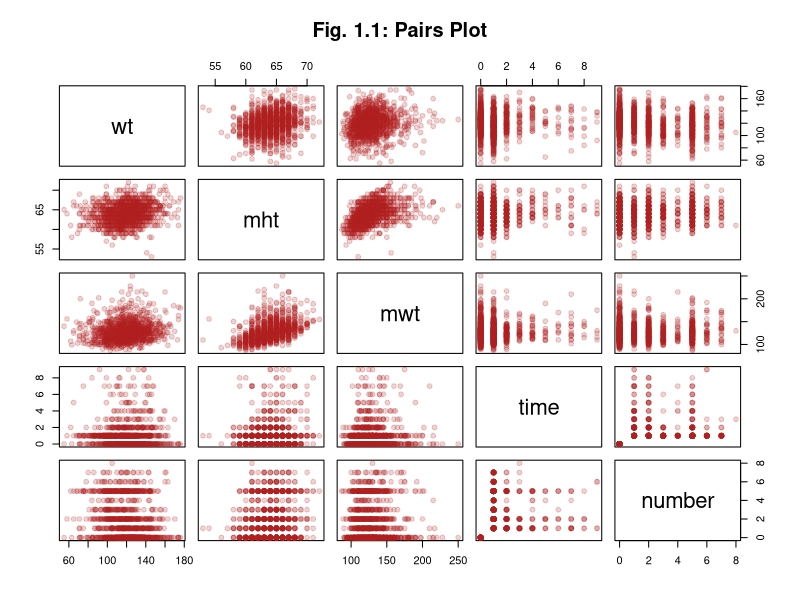
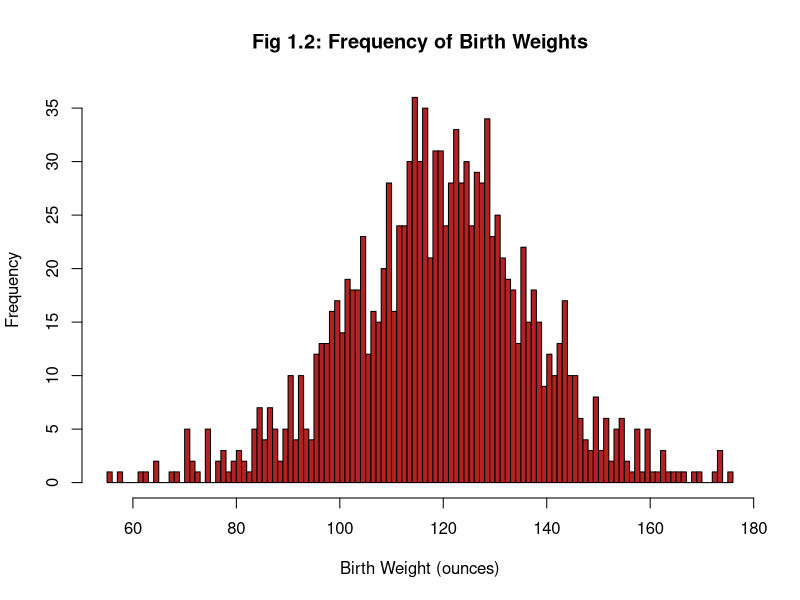
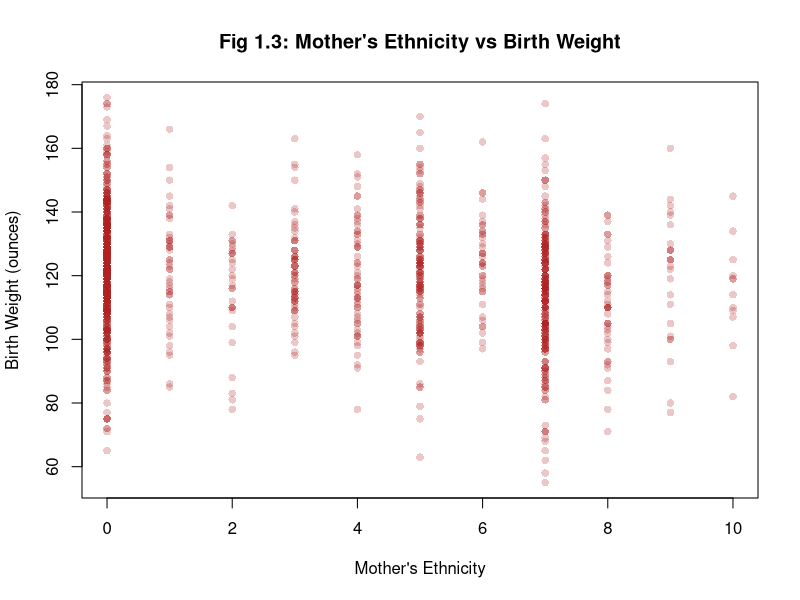
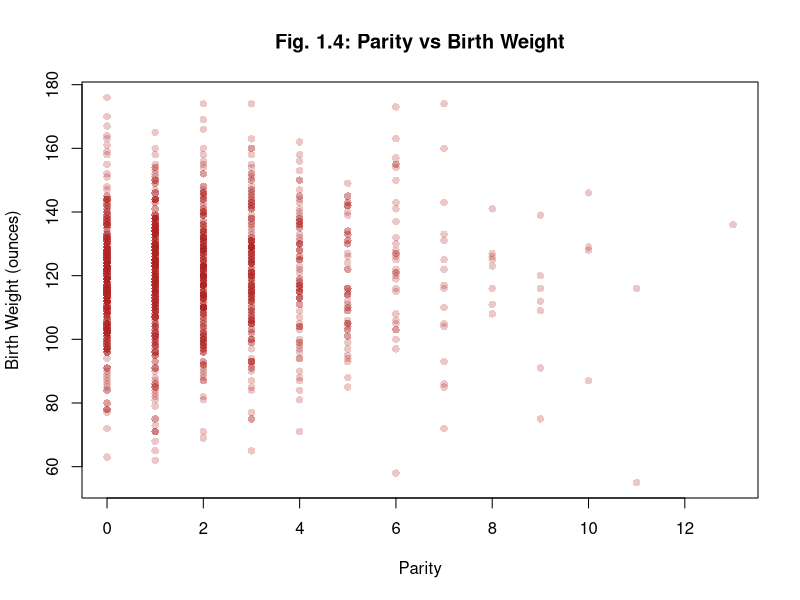
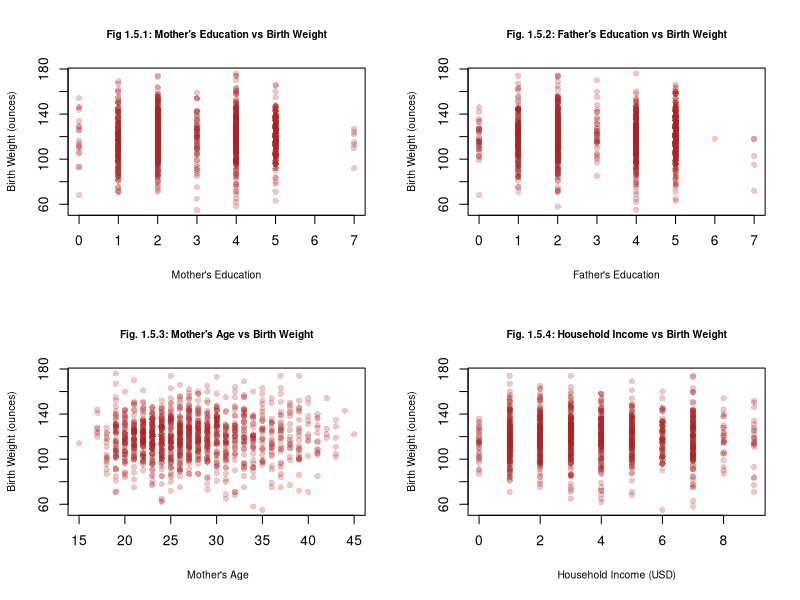
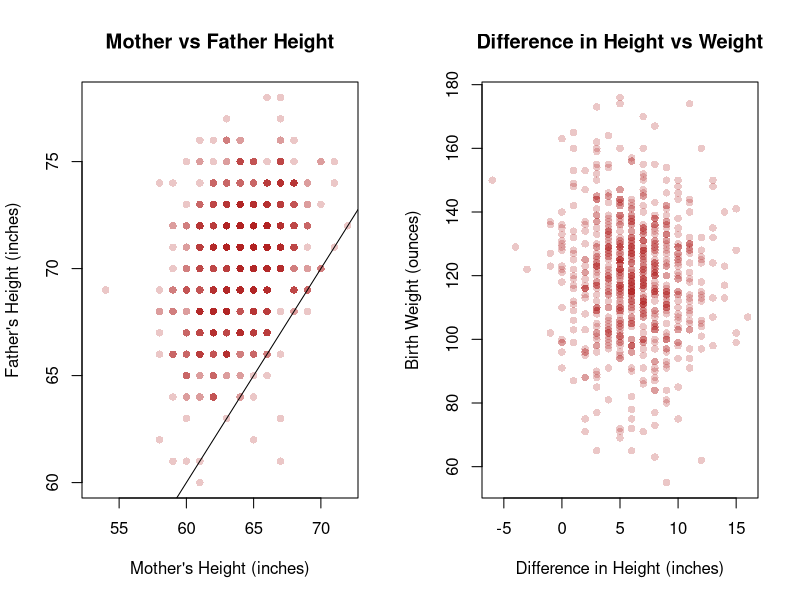
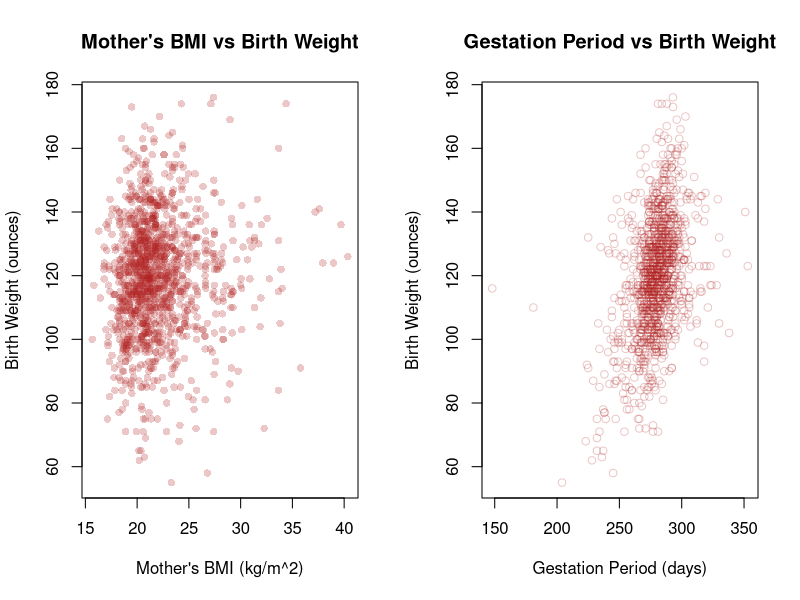
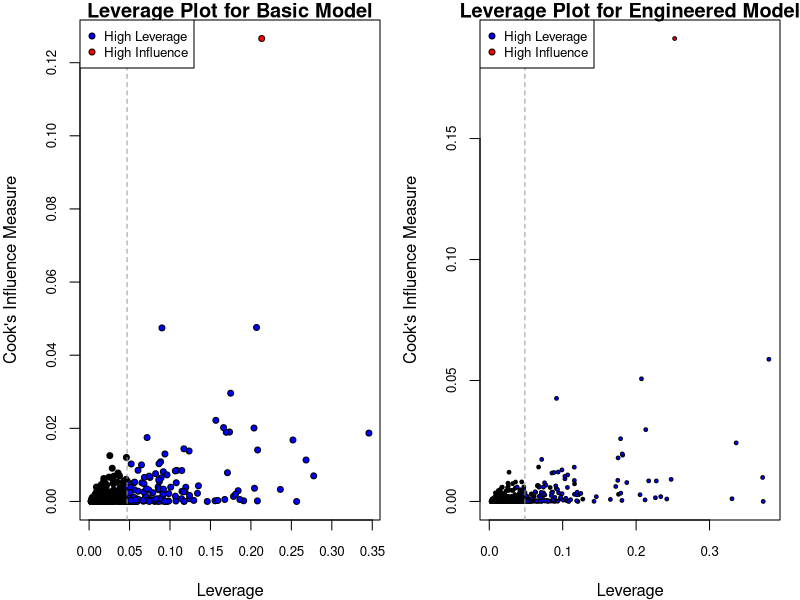

These charts were generated, in order, by the following R code:
## ---- chunk 1
# Knitr Configuration
knitr::opts_chunk$set(
  cache = TRUE,
  include = TRUE,
  echo = FALSE,
  results = "markup",
  fig.show = "asis",
  fig.height = 3.5,
  fig.align = "center"
)
## ---- chunk 2
# Define all the functions and constants used later

# Category names for Ethnicity variates
ethLabels <- c(
  "Caucasian",
  "Mexican",
  "African-American",
  "Asian",
  "Mixed",
  "Other"
)

# Category names for Education variates
edLabels <- c(
  "Elementary School",
  "Middle School",
  "High School",
  "High School + Trade School",
  "High School + Some College",
  "College Graduate",
  "Trade School",
  "High School Unclear"
)

# Number of imputed datasets
k <- 5

# Unit conversion factors
poundsToKg <- 0.453592
inchesToM <- 0.0254

# The boundaries for BMI categories
# See this page for the source:
# https://www.mayoclinic.org/healthy-lifestyle/pregnancy-week-by-week/in-depth/pregnancy-weight-gain/art-20044360?pg=1
underweightNormalBoundary <- 18.5
normalOverweightBoundary <- 25
overweightObeseBoundary <- 30

# Use test 10% for test set in cross validation
testSetRatio = 0.1
## ---- chunk 3
isUnderweight <- function (bmi) bmi < underweightNormalBoundary
isNormal <- function (bmi) bmi < normalOverweightBoundary &
                           bmi >= underweightNormalBoundary
isOverweight <- function (bmi) bmi < overweightObeseBoundary &
                               bmi >= normalOverweightBoundary
isObese <- function (bmi) bmi >= overweightObeseBoundary

bmi <- function (wtLbs, htIn) (wtLbs * poundsToKg) / (htIn * inchesToM)^2
## ---- chunk 4
# Roughly translate the "number" category to a floating point
# number of the actual number of cigarettes smoked
numCigs <- function (number) (number <= 4) * (5 * number - 2.5) +
                             (number > 4) * (10 * number - 25.5)
## ---- chunk 5
# Re-encoding and labelling variates as factors
decodeBirthVariates <- function (birthsDataset) {
  newDataset = data.frame(birthsDataset)

  newDataset$meth <- cut(
    birthsDataset$meth,
    breaks = c(0, 5:10), 
    labels = ethLabels,
    right = TRUE,
    include.lowest= TRUE
  )

  newDataset$med <- cut(
    birthsDataset$med,
    breaks = 0:8, 
    labels = edLabels,
    right = FALSE
  )

  newDataset$feth <- cut(
    birthsDataset$feth,
    breaks = c(0, 5:10),
    labels = ethLabels,
    right = TRUE,
    include.lowest= TRUE
  )

  newDataset$fed <- cut(
    birthsDataset$fed,
    breaks = 0:8, 
    labels = edLabels,
    right = FALSE
  )

  newDataset$smoke <- cut(
    birthsDataset$smoke,
    breaks = 0:4, 
    labels = c(
      "Never",
      "Smokes Now",
      "Until Pregnancy",
      "Doesn't Smoke Anymore"
    ),
    right = FALSE
  )

  newDataset$marital <- cut(
    birthsDataset$marital,
    breaks = 0:5,
    labels = c(
      "Married",
      "Legally Separated",
      "Divorced",
      "Widowed",
      "Never Married"
    )
  )

  newDataset$number <- numCigs(birthsDataset$number)

  newDataset$time <- cut(
    birthsDataset$time,
    breaks = 0:10,
    labels = c(
      "Never Smoked",
      "Still Smokes",
      "During Pregnancy",
      "Less Than A Year",
      "1-2 Years",
      "2-3 Years",
      "3-4 Years",
      "5-9 Years",
      "More Than 10 Years",
      "Quit But Don't Know When"
    ),
    right = FALSE
  )

  newDataset$income <- cut(
    birthsDataset$income,
    breaks = c(0, 1, 2, 10),
    labels = c(
      "Under 2500",
      "2500-4999",
      "5000-Over 25000"
    ),
    right = FALSE
  )

  newDataset
}
## ---- chunk 6
smokingImpact <- function (time, number) {
  cigaretteEffectRatio = 6
  # Take the average of the bounds of the range of cigarettes smoked by a given category
  # as the approximate exact number of cigarettes smoked per day
  # https://www.med.uottawa.ca/sim/data/Smoking_and_Health_e.htm shows that it took a
  # six-fold increase in the number of cigarettes smoked a day to double the impact
  # on the likelihood of developing lung cancer. We approximate the effect of smoking
  # on birth with this ratio too.
  activeSmokingImpact = (number != 0) * 2^(numCigs(number) / cigaretteEffectRatio)
  
  impactTimeDecay = 2
  
  # Approximate a scalar number of years since quiting based on the categorical variable
  yearsQuit = (time >= 3) * (-2.5 + time) + (time >= 7) * (-18.5 + 3 * time)
  # Time = 1 or 2 are special cases with 0 decay
  yearsQuit = yearsQuit * (time >= 3)
  
  decayedSmokingImpact = activeSmokingImpact * exp(-yearsQuit / impactTimeDecay)
  
  decayedSmokingImpact
}
## ---- chunk 7
craftFeatures <- function (imputedBirthsDataset) {
  newDataset = decodeBirthVariates(imputedBirthsDataset)

  newDataset$sameEth <- factor(
    imputedBirthsDataset$meth == imputedBirthsDataset$feth,
    labels = c("Different", "Same")
  )
  # What about "Other" though?
  
  newDataset$htDiff <- newDataset$fht - newDataset$mht
    
  newDataset$lateMom <- factor(
    newDataset$parity == 0 & newDataset$mage >= 35,
    labels = c("Not late", "Late")
  )

  newDataset$mBMI <- bmi(newDataset$mwt, newDataset$mht)
  
  newDataset$mBMICategory <- factor(
    1 * isNormal(newDataset$mBMI)
      + 2 * isOverweight(newDataset$mBMI)
      + 3 * isObese(newDataset$mBMI),
    labels = c("Underweight", "Normal", "Overweight", "Obese")
  )
  
  newDataset$smokingImpact <- smokingImpact(
    imputedBirthsDataset$time,
    imputedBirthsDataset$number
  )
  
  newDataset
}
## ---- chunk 8
meanAIC <- function (model, datasets) mean(sapply(
  datasets,
  function (dataset) AIC(update(model, data = dataset))
))
## ---- chunk 9
selectModel <- function (
  datasets,
  predictedVar,
  excludedVars = c(),
  specialTerms = c()
) {
  selectedModelMeanAIC = .Machine$integer.max
  selectedModel = NULL
  
  for (dataset in datasets) {
    M0 = lm(wt ~ 1, data = dataset)
    Mmax = lm(
      formula(paste(
        predictedVar,
        "~",
        "(.",
        Reduce(function (l, r) paste(l, r), Map(function (term) paste("-", term), excludedVars), ""),
        ")^2",
        Reduce(function (l, r) paste(l, r), Map(function (term) paste("+", term), specialTerms), "")
      )),
      data = dataset
    )
  
    candidateModel = step(
      lm(wt ~ 1, data = dataset),
      scope = list(lower = M0, upper = Mmax),
      direction = "both",
      trace = 0
    )
  
    candidateModelMeanAIC = mean(sapply(
      datasets,
      function (dataset) AIC(update(candidateModel, data = dataset))
    ))
  
    if (candidateModelMeanAIC < selectedModelMeanAIC) {
      selectedModel = update(candidateModel, data = dataset)
      selectedModelMeanAIC = candidateModelMeanAIC
    }
  }
  
  selectedModel
}
## ---- chunk 10
crossValidate <- function (model1, model2, datasets) {
  # "Usually about a thousand is fine" - M. Lysy, Nov. 27, 2018
  m = 1000

  model1rPMSE <- vector(mode = "numeric", length = m)
  model2rPMSE <- vector(mode = "numeric", length = m)

  for (i in 1:m) {
    chosenSet = datasets[[1 + i %% k]]
    Ntotal = nrow(chosenSet)
    Ntest = floor(Ntotal * testSetRatio)
    outOfSampleIndices = sample(Ntotal, Ntest)
    trainSet = chosenSet[-outOfSampleIndices, ]
    testSet = chosenSet[outOfSampleIndices, ]
    
    model1 = update(model1, data = trainSet)
    model2 = update(model2, data = trainSet)
    outOfSamplePredictions1 = predict(model1, newdata = testSet)
    outOfSamplePredictions2 = predict(model2, newdata = testSet)
    predictionErrors1 = (testSet$wt - outOfSamplePredictions1) ^ 2
    predictionErrors2 = (testSet$wt - outOfSamplePredictions2) ^ 2
    model1rPMSE[i] <- sqrt(sum(predictionErrors1) / Ntest)
    model2rPMSE[i] <- sqrt(sum(predictionErrors2) / Ntest)
  }
  
  list(
    rPMSEs = data.frame(model1 = model1rPMSE, model2 = model2rPMSE),
    actual = testSet$wt,
    predictions = data.frame(
      model1 = outOfSamplePredictions1,
      model2 = outOfSamplePredictions2
    ),
    residuals = data.frame(
      model1 = outOfSamplePredictions1 - testSet$wt,
      model2 = outOfSamplePredictions2 - testSet$wt
    )
  )
}
## ---- chunk 11
# Import
births <- read.csv("chds_births.csv")
## ---- chunk 12
mendedBirths <- data.frame(births)
mendedBirths[mendedBirths$marital == 0, "marital"] <- NA
## ---- chunk 13
library(mice)
options(warn=-1)

multiplyImputedBirths <- mice(
  mendedBirths,
  m = k,
  method = "pmm",
  seed = 500,
  printFlag = FALSE
)

imputedBirths <- lapply(1:k, function(i) complete(multiplyImputedBirths, i))
## ---- chunk 14
decodedImputedBirths <- lapply(imputedBirths, decodeBirthVariates)
## ---- chunk 15
engineeredFeatureBirths <- lapply(imputedBirths, craftFeatures)
## ---- chunk 16
pairs(
  births[c("wt", "mht", "mwt", "time", "number")],
  col = adjustcolor("firebrick", 0.2),
  pch = 19,
  main = "Fig. 1.1: Pairs Plot"
)
## ---- chunk 17
hist(
  births$wt,
  breaks = 100,
  col = "firebrick",
  main = "Fig 1.2: Frequency of Birth Weights",
  xlab = "Birth Weight (ounces)",
  mar = c(1, 4, 1, 2) + 0.1
) 
## ---- chunk 18
plot(
  births$meth,
  births$wt,
  col = adjustcolor("firebrick", 0.25),
  pch = 16,
  main = "Fig 1.3: Mother's Ethnicity vs Birth Weight",
  xlab = "Mother's Ethnicity",
  ylab = "Birth Weight (ounces)",
  mar = c(1, 4, 1, 2) +0.1
)
## ---- chunk 19
plot(
  births$parity,
  births$wt,
  pch = 16,
  col = adjustcolor("firebrick", 0.25),
  main = "Fig. 1.4: Parity vs Birth Weight",
  xlab = "Parity",
  ylab = "Birth Weight (ounces)"
)
## ---- chunk 20
par(mfrow = c(2, 2))
plot(
  births$med,
  births$wt,
  col = adjustcolor("firebrick", 0.25),
  pch = 16,
  cex.main = 0.75,
  cex.lab = 0.75,
  main = "Fig 1.5.1: Mother's Education vs Birth Weight",
  xlab = "Mother's Education",
  ylab = "Birth Weight (ounces)"
)
plot(
  births$fed,
  births$wt,
  col = adjustcolor("firebrick", 0.25),
  pch = 16,
  cex.main = 0.75,
  cex.lab = 0.75,
  main = "Fig. 1.5.2: Father's Education vs Birth Weight",
  xlab = "Father's Education",
  ylab = "Birth Weight (ounces)"
)
plot(
  births$mage,
  births$wt,
  pch = 16,
  cex.main = 0.75,
  cex.lab = 0.75,
  col = adjustcolor("firebrick", 0.25),
  main = "Fig. 1.5.3: Mother's Age vs Birth Weight",
  xlab = " Mother's Age",
  ylab = "Birth Weight (ounces)"
)
plot(
  births$income,
  births$wt,
  pch = 16,
  cex.main = 0.75,
  cex.lab = 0.75,
  col = adjustcolor("firebrick", 0.25),
  main = "Fig. 1.5.4: Household Income vs Birth Weight",
  xlab = "Household Income (USD)",
  ylab = "Birth Weight (ounces)"
)
## ---- chunk 21
par(mfrow = c(1,2))
plot(
  births$mht,
  births$fht,
  col = adjustcolor("firebrick", 0.25),
  pch = 16,
  main = "Mother vs Father Height",
  xlab = "Mother's Height (inches)",
  ylab = "Father's Height (inches)"
)
abline(coef = c(0, 1))
plot(
  births$fht - births$mht,
  births$wt,
  pch = 16,
  col = adjustcolor("firebrick", 0.25),
  main = "Difference in Height vs Weight",
  xlab = "Difference in Height (inches)",
  ylab = "Birth Weight (ounces)"
)
## ---- chunk 22
plot(
  bmi(births$mwt, births$mht),
  births$wt,
  pch = 16,
  col = adjustcolor("firebrick", 0.25),
  main = "Mother's BMI vs Birth Weight",
  xlab = "Mother's BMI (kg/m^2)",
  ylab = "Birth Weight (ounces)"
)
## ---- chunk 23
plot(
  births$gestation,
  births$wt,
  col = adjustcolor("firebrick", 0.25),
  main = "Gestation Period vs Birth Weight",
  xlab = "Gestation Period (days)",
  ylab = "Birth Weight (ounces)"
)
## ---- chunk 24
paste("Number of Occurrences per Marital Status category")
summary(factor(births$marital))
## ---- chunk 25
N <- nrow(mendedBirths)

round(sapply(colnames(mendedBirths), function (colname) sum(is.na(mendedBirths[colname])) / N), 2)
nrow(na.omit(mendedBirths[, !(colnames(mendedBirths) %in% c("fht", "fwt", "income"))])) / N
## ---- chunk 26
basicBirthWeightModel <- selectModel(
  decodedImputedBirths,
  "wt",
  excludedVars = c("gestation", "smoke")
)
basicBirthWeightModelMeanAIC <- meanAIC(basicBirthWeightModel, decodedImputedBirths)
## ---- chunk 27
engineeredBirthWeightModel <- selectModel(
  engineeredFeatureBirths,
  "wt",
  c("gestation", "smoke", "time", "fht", "mBMICategory"),
  c("time")#, smokingImpact:smokingQuitCategory")
  #c("smokingImpact", "mBMI", "htDiff", "sameEth",  "lateMom")
)
engineeredBirthWeightModelMeanAIC <- meanAIC(
  engineeredBirthWeightModel,
  engineeredFeatureBirths
)
## ---- chunk 28
#cook's distance vs. leverage for Basic Model
D <- cooks.distance(basicBirthWeightModel) 
#flag some of the points
infl.ind <- which.max(D) # top influence point
h <- hatvalues(basicBirthWeightModel)
p <- length(coef(basicBirthWeightModel))
n <- nobs(basicBirthWeightModel)
hbar <- p/n
lev.ind <- h > 2*hbar 
# leverage more than 2x the average
clrs <- rep("black", len = n)

clrs[lev.ind] <- "blue"
clrs[infl.ind] <- "red"
par(mfrow = c(1, 1), mar = c(4, 4, 1, 1))
cex <- .8

#cook's distance vs. leverage for Engineered Model
D2 <- cooks.distance(engineeredBirthWeightModel) 
#flag some of the points
infl.ind2 <- which.max(D2) # top influence point
h2 <- hatvalues(engineeredBirthWeightModel)
p2 <- length(coef(engineeredBirthWeightModel))
n2 <- nobs(engineeredBirthWeightModel)
hbar2 <- p2/n2
lev.ind2 <- h2 > 2*hbar2 
# leverage more than 2x the average
clrs2 <- rep("black", len = n)

clrs2[lev.ind2] <- "blue"
clrs2[infl.ind2] <- "red"
par(mfrow = c(1,1), mar = c(4,4,1,1))
cex <- .8
par(mfrow = c(1,2))
plot(h, D, xlab = "Leverage", ylab = "Cook's Influence Measure", main = "Leverage Plot for Basic Model", pch = 21, bg = clrs, cex = cex, cex.axis = cex)
abline(v = 2*hbar, col = "grey60", lty = 2) # 2x average leverage

legend("topleft", legend = c("High Leverage", "High Influence"), pch = 21,pt.bg = c("blue", "red"), cex = cex, pt.cex = cex)

plot(h2, D2, xlab = "Leverage", ylab = "Cook's Influence Measure", main = "Leverage Plot for Engineered Model", pch = 21, bg = clrs, cex = 0.5, cex.axis = cex)
abline(v = 2*hbar2, col = "grey60", lty = 2) # 2x average leverage

legend(
  "topleft",
  legend = c("High Leverage", "High Influence"),
  pch = 21,
  pt.bg = c("blue", "red"),
  cex = cex,
  pt.cex = cex
)
## ---- chunk 29
press1 <- resid(basicBirthWeightModel) / (1 - hatvalues(basicBirthWeightModel)) 
press2 <-  resid(engineeredBirthWeightModel) / (1 - hatvalues(engineeredBirthWeightModel))
AIC1 <- c("Basic", "Engineered")

#display results
disp <- rbind(
  AIC = c(
    engineeredBirthWeightModelMeanAIC,
    basicBirthWeightModelMeanAIC),
    PRESS = c(sum(press1^2), sum(press2^2)
  )
)
colnames(disp) <- c("Basic", "Engineered")
disp
## ---- chunk 30
cvResults <- crossValidate(
  basicBirthWeightModel,
  engineeredBirthWeightModel,
  engineeredFeatureBirths
)

rPMSEs <- cvResults$rPMSEs
paste(mean(rPMSEs$model1), sd(rPMSEs$model1))
paste(mean(rPMSEs$model2), sd(rPMSEs$model2))
boxplot(list(model1rPMSE = rPMSEs$model1, model2rPMSE = rPMSEs$model2))

par(mfrow=c(1,2))
plot(
  cvResults$predictions$model1,
  cvResults$residuals$model1,
  main = "Predicted Values vs Basic Model Res",
  cex.main = 0.8,
  xlab = "Predicted Values",
  ylab = "Basic Model Residuals"
)
plot(
  cvResults$predictions$model2,
  cvResults$residuals$model2,
  main = "Predicted Values vs Engineered Model Res",
  cex.main = 0.8,
  xlab = "Predicted Values",
  ylab = "Engineered Model Residuals"
)
## ---- chunk 31
par(mfrow = c(1, 2))
qqnorm(
  cvResults$residuals$model1,
  main = "Normal Q-Q Plot for Basic"
)
abline(a = 0, b = 20, lty = 2, col = "blue")

qqnorm(
  cvResults$residuals$model2,
  main = "Normal Q-Q Plot for Engineered",
  cex.main = 0.85
)
abline(a = 0, b = 20, lty = 2, col = "blue")
## ---- chunk 32
# Reconfigure Knitr for Appendix
knitr::opts_chunk$set(include = TRUE, echo = TRUE, eval = FALSE)
## ---- chunk 33

## ---- chunk 34

## ---- chunk 35

## ---- chunk 36

## ---- chunk 37

## ---- chunk 38

## ---- chunk 39

## ---- chunk 40

## ---- chunk 41

## ---- chunk 42

## ---- chunk 43

## ---- chunk 44

## ---- chunk 45

## ---- chunk 46

## ---- chunk 47

## ---- chunk 48

## ---- chunk 49

## ---- chunk 50

## ---- chunk 51

## ---- chunk 52

## ---- chunk 53

## ---- chunk 54

## ---- chunk 55

## ---- chunk 56

## ---- chunk 57

## ---- chunk 58

## ---- chunk 59

## ---- chunk 60

## ---- chunk 61
round(
  sapply(
    0:13,
    function (parity) c(
      mean(births[births$parity == parity, "wt"]),
      sd(births[births$parity == parity, "wt"])
    )
  ),
  2
)
## ---- chunk 62
qqplot(
  cvResults$predictions$model1,
  cvResults$actual,
  main = "Q-Q Plot",
  xlab = "Predicted Values",
  ylab = "Actual Values"
)
abline(a = 0, b = 1, lty = 2, col = "red")

qqplot(
  cvResults$predictions$model2,
  cvResults$actual,
  main = "Q-Q Plot",
  xlab = "Predicted Values",
  ylab = "Actual Values"
)
abline(a = 0, b = 1, lty = 2, col = "red")
## ---- chunk 63

## ---- chunk 64
